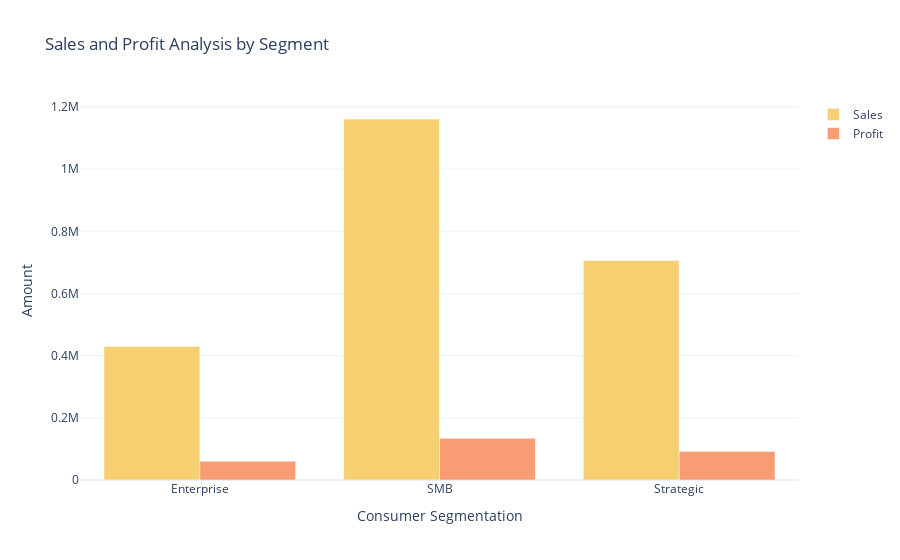

The notebook cell this image was saved under:
### Code cell
color_palette = colors.qualitative.Pastel

fig = go.Figure()
fig.add_trace(go.Bar(x=dfSegment['Segment'], 
                     y=dfSegment['Sales'], 
                     name='Sales',
                     marker_color=color_palette[1]))
fig.add_trace(go.Bar(x=dfSegment['Segment'], 
                     y=dfSegment['Profit'], 
                     name='Profit',
                     marker_color=color_palette[2]))

fig.update_layout(title='Sales and Profit Analysis by Segment',
                  xaxis_title='Consumer Segmentation', yaxis_title='Amount')

fig.show()

### Figure 1 — Plotly figure (JSON) as saved in the notebook; plotly's stock layout.template omitted (floating-point values rounded to 4 significant figures)
{"data": [{"marker": {"color": "rgb(246, 207, 113)"}, "name": "Sales", "type": "bar", "x": ["Enterprise", "SMB", "Strategic"], "y": [429700.0, 1161000.0, 706100.0]}, {"marker": {"color": "rgb(248, 156, 116)"}, "name": "Profit", "type": "bar", "x": ["Enterprise", "SMB", "Strategic"], "y": [60300.0, 134100.0, 91980.0]}], "layout": {"title": {"text": "Sales and Profit Analysis by Segment"}, "xaxis": {"title": {"text": "Consumer Segmentation"}}, "yaxis": {"title": {"text": "Amount"}}}}
